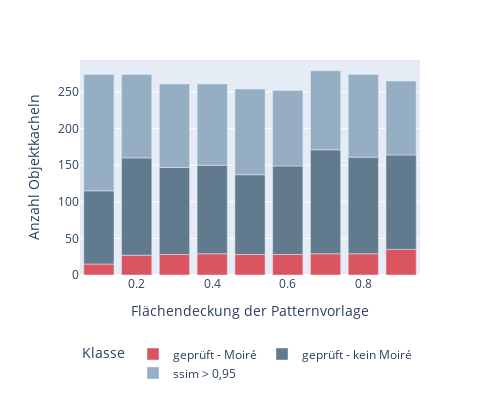

Notebook cell for this chart:
### Code cell
fig = px.bar(
    grouped_by_pattern_coverage.loc[
        :,
        ['checked_moire','checked_no_moire','ssim_no_moire']
    ].rename(
        columns={
            "checked_moire" : "geprüft - Moiré",
            "checked_no_moire" : "geprüft - kein Moiré",
            "ssim_no_moire" : 'ssim > 0,95'
        }
    ),
    labels={
        'value' : 'Anzahl Objektkacheln',
        'pattern_coverage' : 'Flächendeckung der Patternvorlage',
        'variable' : 'Klasse'
    },
    width=500,
    height=400,
    color_discrete_map=COLOR_MAP
)
fig.update_layout(legend={'orientation':'h', 'y' : -0.3})
fig.write_image( attachment_dir / 'grouped_by_pattern_coverage.jpg' )
fig.write_image( attachment_dir / 'grouped_by_pattern_coverage.pdf' )

fig

### Figure 1 — Plotly figure (JSON) as saved in the notebook; plotly's stock layout.template omitted (floating-point values rounded to 4 significant figures)
{"data": [{"alignmentgroup": "True", "hovertemplate": "Klasse=geprüft - Moiré<br>Flächendeckung der Patternvorlage=%{x}<br>Anzahl Objektkacheln=%{y}<extra></extra>", "legendgroup": "geprüft - Moiré", "marker": {"color": "#db5561", "pattern": {"shape": ""}}, "name": "geprüft - Moiré", "offsetgroup": "geprüft - Moiré", "orientation": "v", "showlegend": true, "textposition": "auto", "type": "bar", "x": [0.1, 0.2, 0.3, 0.4, 0.5, 0.6, 0.7, 0.8, 0.9], "xaxis": "x", "y": [15, 27, 28, 29, 28, 28, 29, 29, 35], "yaxis": "y"}, {"alignmentgroup": "True", "hovertemplate": "Klasse=geprüft - kein Moiré<br>Flächendeckung der Patternvorlage=%{x}<br>Anzahl Objektkacheln=%{y}<extra></extra>", "legendgroup": "geprüft - kein Moiré", "marker": {"color": "#627a8e", "pattern": {"shape": ""}}, "name": "geprüft - kein Moiré", "offsetgroup": "geprüft - kein Moiré", "orientation": "v", "showlegend": true, "textposition": "auto", "type": "bar", "x": [0.1, 0.2, 0.3, 0.4, 0.5, 0.6, 0.7, 0.8, 0.9], "xaxis": "x", "y": [100, 133, 119, 121, 109, 121, 142, 132, 129], "yaxis": "y"}, {"alignmentgroup": "True", "hovertemplate": "Klasse=ssim > 0,95<br>Flächendeckung der Patternvorlage=%{x}<br>Anzahl Objektkacheln=%{y}<extra></extra>", "legendgroup": "ssim > 0,95", "marker": {"color": "#96aec3", "pattern": {"shape": ""}}, "name": "ssim > 0,95", "offsetgroup": "ssim > 0,95", "orientation": "v", "showlegend": true, "textposition": "auto", "type": "bar", "x": [0.1, 0.2, 0.3, 0.4, 0.5, 0.6, 0.7, 0.8, 0.9], "xaxis": "x", "y": [159, 114, 114, 111, 117, 103, 108, 113, 101], "yaxis": "y"}], "layout": {"barmode": "relative", "height": 400, "legend": {"orientation": "h", "title": {"text": "Klasse"}, "tracegroupgap": 0, "x": 0, "y": -0.3}, "margin": {"t": 60}, "width": 500, "xaxis": {"anchor": "y", "autorange": true, "domain": [0, 1], "range": [0.05, 0.95], "title": {"text": "Flächendeckung der Patternvorlage"}, "type": "linear"}, "yaxis": {"anchor": "x", "autorange": true, "domain": [0, 1], "range": [0, 293.7], "title": {"text": "Anzahl Objektkacheln"}, "type": "linear"}}}
